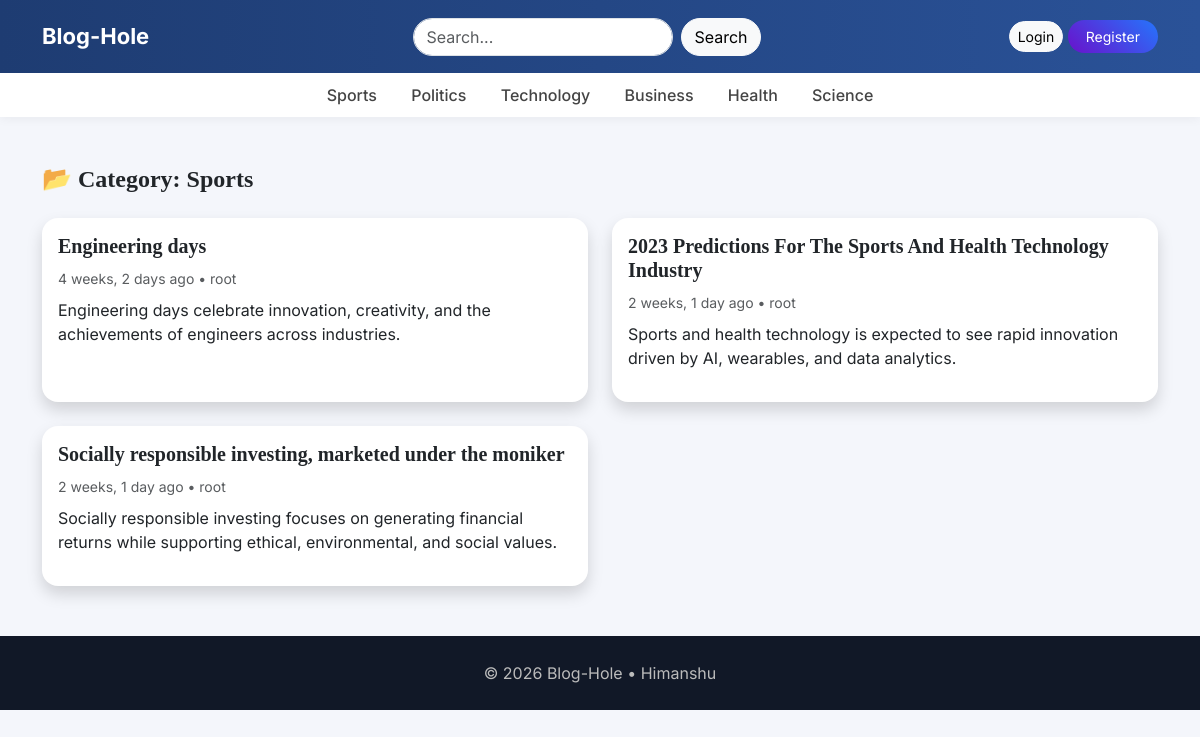
Page /category/1/ on the committed database.
### blogs/models.py (models this page shows, shortened)
class Category(models.Model):
    category_name = models.CharField(max_length=100, unique=True)
    created_at = models.DateTimeField(auto_now_add=True)
    updated_at = models.DateTimeField(auto_now=True)
    class Meta:
        verbose_name_plural = "Categories"
    def __str__(self):
        return self.category_name

class Blog(models.Model):
    title = models.CharField(max_length=200)
    slug = models.SlugField(max_length=200, unique=True)
    author = models.ForeignKey(User, on_delete=models.CASCADE)
    featured_image = models.ImageField(upload_to='uploads/%Y/%m/%d')
    short_description = models.CharField(max_length=300)
    blog_body = models.TextField(max_length=5000)
    status = models.CharField(max_length=20, choices=(("Draft", "Draft"), ("Published", "Published")), default="Draft")
    is_featured = models.BooleanField(default=False)
    category = models.ForeignKey(Category, on_delete=models.CASCADE, related_name='blogs')
    created_at = models.DateTimeField(auto_now_add=True)
    updated_at = models.DateTimeField(auto_now=True)

### blogs/views.py (the view)
# urls.py: path('<int:category_id>/', views.posts_by_category, name='posts_by_category'),
def posts_by_category(request, category_id):
    post = Blog.objects.filter(category__id=category_id, status='Published')
    try:
        category = Category.objects.get(id=category_id)
    except:
        return redirect('home')
    context={
        'post': post,
        'category': category,
    }
    return render(request, 'posts_by_category.html', context)

### blogs/context_processors.py (called while the page is built)
def get_categories(request):
    categories = Category.objects.all()
    return dict(categories=categories)

def get_social_links(request):
    social_links = SocialLink.objects.all()
    return dict(social_links=social_links)

### templates/posts_by_category.html (shortened to what this page needs)
{% extends 'base.html' %}
{% block content %}
<h4 class="fw-bold mb-4">
    📂 Category: {{ category }}
</h4>
<div class="row g-4">
    {% if post %}
        {% for post in post %}
            <div class="col-md-6">
                <div class="card border-0 shadow rounded-4 h-100">
                    <div class="card-body">
                        <h5 class="fw-bold">
                            <a href="{% url 'blogs' post.slug %}"
                               class="text-decoration-none text-dark">
                                {{ post.title }}
                            </a>
                        </h5>
                        <small class="text-muted">
                            {{ post.created_at|timesince }} ago • {{ post.author }}
                        </small>
                        <p class="mt-2">
                            {{ post.short_description|truncatewords:25 }}
                        </p>
                    </div>
                </div>
            </div>
        {% endfor %}
    {% endif %}
</div>
{% endblock %}

### templates/base.html (shortened to what this page needs)
{% load static %}
<!DOCTYPE html>
<html lang="en">
<head>
    <link href="https://cdn.jsdelivr.net/npm/bootstrap@5.3.2/dist/css/bootstrap.min.css" rel="stylesheet">
    <link href="{% static 'css/blog.css' %}" rel="stylesheet">
</head>
<body>
<nav class="navbar navbar-expand-lg custom-navbar">
  <div class="container">
    <a class="navbar-brand" href="/">Blog-Hole</a>
    <form class="d-flex mx-auto" action="{% url 'search' %}" method="GET">
        <input class="form-control me-2 rounded-pill"
               type="text"
               name="keyword"
               value="{{ keyword }}"
               placeholder="Search...">
        <button class="btn btn-light rounded-pill" type="submit">Search</button>
    </form>
    <div>
        {% if not user.is_authenticated %}
            <a href="{% url 'login' %}" class="btn btn-light btn-sm rounded-pill">Login</a>
            <a href="{% url 'register' %}" class="btn btn-gradient btn-sm">Register</a>
        {% else %}
            <a href="{% url 'dashboard' %}" class="btn btn-light btn-sm rounded-pill">Dashboard</a>
            <a href="{% url 'logout' %}" class="btn btn-danger btn-sm rounded-pill">Logout</a>
        {% endif %}
    </div>
  </div>
</nav>
<div class="category-bar text-center">
    {% for cat in categories %}
        <a href="{% url 'posts_by_category' cat.id %}">
            {{ cat.category_name }}
        </a>
    {% endfor %}
</div>
<div class="container mt-5">
{% block content %}
{% endblock %}
</div>
<footer>
    © 2026 Blog-Hole • Himanshu
</footer>
</body>
</html>

### blog_main/static/css/blog.css (style rules this page uses)
h1, h2, h3, h4, h5, h6 { font-family: "Playfair Display", Georgia, "Times New Roman", serif; }

### templates/base.html (style rules this page uses)
body { font-family: 'Inter', sans-serif; background: #f4f6fb; }
.custom-navbar { background: linear-gradient(90deg, #1e3c72, #2a5298); padding: 15px 0; }
.navbar-brand { font-weight: 700; color: white !important; font-size: 22px; }
.btn-gradient { background: linear-gradient(45deg, #6a11cb, #2575fc); color: white; border: none; border-radius: 25px; padding: 6px 18px; }
.category-bar { background: white; box-shadow: 0 2px 10px rgba(0,0,0,0.05); padding: 10px 0; }
.category-bar a { color: #444; margin: 0 15px; font-weight: 500; text-decoration: none; }
footer { margin-top: 50px; background: #111827; color: #bbb; padding: 25px 0; text-align: center; }

### rows in the picture
Category: category_name "Sports"
Category: category_name "Politics"
Category: category_name "Technology"
Category: category_name "Business"
Category: category_name "Health"
Category: category_name "Science"
Blog: title "Engineering days", created_at "4 weeks, 2 days", author "root", short_description "Engineering days celebrate innovation, creativity, and the achievements of engineers across industries."
Blog: title "2023 Predictions For The Sports And Health Technology Industry", created_at "2 weeks, 1 day", author "root", short_description "Sports and health technology is expected to see rapid innovation driven by AI, wearables, and data analytics."
Blog: title "Socially responsible investing, marketed under the moniker", created_at "2 weeks, 1 day", author "root", short_description "Socially responsible investing focuses on generating financial returns while supporting ethical, environmental, and social values."
